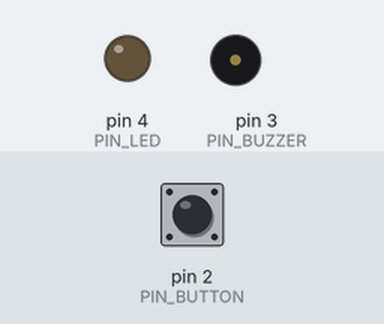
Bench run of a sketch on a simulated Arduino Uno, built with avr-gcc and run on an emulated ATmega328P. Parts: output pins drawn as LEDs (lit = HIGH), buzzer (waves = sounding). Dashed ring = blinking. The inputs (shaded band) are chosen by the test bench; at power-on: pin 2 (PIN_BUTTON) HIGH. What the sketch prints to the serial monitor is not drawn.

Above: at 2.2 s.
2.3 s: pin 2 (PIN_BUTTON) pulled LOW for 1 s
At 3.8 s:
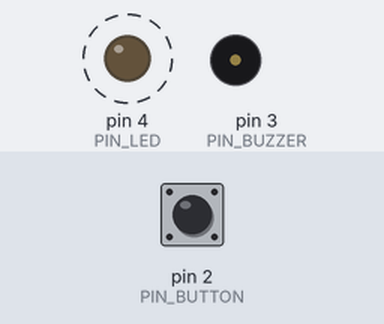
8.8 s: pin 2 (PIN_BUTTON) driven LOW
At 10.6 s:
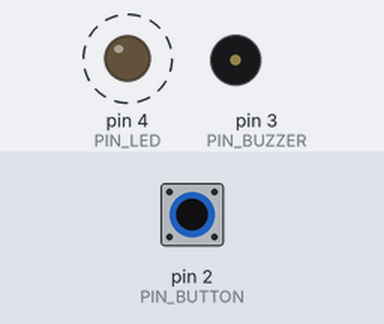
11.8 s: pin 2 (PIN_BUTTON) driven HIGH
At 12.35 s:
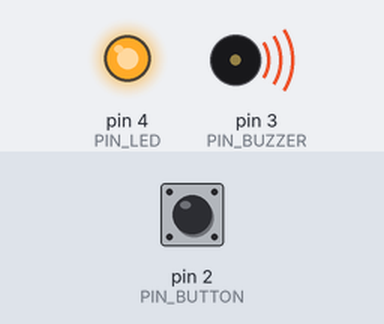
Timing chart, 0 to 14.8 s (numbered marks = the images above; inputs shaded):
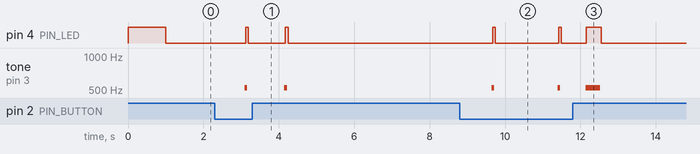

Measured:
- after the input at 2.3 s, pin 4 (PIN_LED): alternates HIGH for 0.07 s and LOW for 0.98 s, 4 changes in all, then stays LOW, starting after 0.82 s; tone on pin 3 (PIN_BUZZER): alternates 523 Hz for 0.07 s and silent for 0.98 s, 4 changes in all, then stays silent, starting after 0.79 s
- after the input at 8.8 s, pin 4 (PIN_LED): alternates HIGH for 0.07 s and LOW for 1.7 s, starting after 0.87 s; tone on pin 3 (PIN_BUZZER): alternates 523 Hz for 0.07 s and silent for 1.7 s, starting after 0.84 s

The sketch:

push_switch_alarm.ino
```cpp
// プッシュスイッチ連動型警報ガジェット
// 詳細設計テンプレート準拠

#define PIN_BUTTON 2
#define PIN_BUZZER 3
#define PIN_LED    4

const int debounceDelay = 50;      // チャタリング許容時間[ms]
const int longPressTime = 2000;    // 長押し判定[ms]
const int alarmTimeout  = 10000;   // 自動停止[ms]
const int buzzerFreq    = 523;     // ブザー周波数[Hz]

bool buttonState = HIGH;
bool lastButtonState = HIGH;
unsigned long lastDebounceTime = 0;
unsigned long holdStartTime = 0;
unsigned long alarmStartTime = 0;
bool isLongPressed = false;
int currentState = 1; // 0:初期化, 1:待機, 2:警報発報

void setup() {
  pinMode(PIN_BUTTON, INPUT_PULLUP);
  pinMode(PIN_BUZZER, OUTPUT);
  pinMode(PIN_LED, OUTPUT);
  currentState = 1;
  isLongPressed = false;
  Serial.begin(9600);
  Serial.println("[setup] 初期化完了");
  digitalWrite(PIN_LED, HIGH); // 起動確認
  delay(1000);
  digitalWrite(PIN_LED, LOW);
}

void loop() {
  unsigned long now = millis();
  bool btn = readButton();
  bool longPress = checkLongPress();

  switch(currentState) {
    case 1: // 待機
      setBuzzer(false);
      setLED(false);
      Serial.println("[loop] 状態:待機");
      if ((btn && !isLongPressed) || longPress) {
        currentState = 2;
        alarmStartTime = now;
        Serial.println("State:2→警報");
        Serial.println("[loop] 分岐:待機→警報発報");
      }
      break;
    case 2: // 警報発報
      setBuzzer(true);
      setLED(true);
      Serial.println("[loop] 状態:警報発報");
      if (!btn) {
        currentState = 1;
        setBuzzer(false);
        setLED(false);
        Serial.println("State:1→待機");
        Serial.println("[loop] 分岐:警報発報→待機(ボタン解除)");
      } else if (now - alarmStartTime >= alarmTimeout) {
        currentState = 1;
        setBuzzer(false);
        setLED(false);
        Serial.println("警報:timeout自動停止");
        Serial.println("[loop] 分岐:警報発報→待機(自動停止)");
      }
      break;
    default:
      Serial.println("[loop] 状態:default(初期化)");
      currentState = 1;
      break;
  }
}

bool readButton() {
  bool reading = digitalRead(PIN_BUTTON);
  Serial.print("[readButton] 入力値:");
  Serial.println(reading);
  if (reading != lastButtonState) {
    lastDebounceTime = millis();
    Serial.println("[readButton] 分岐:値変化→デバウンス開始");
  }
  if ((millis() - lastDebounceTime) > debounceDelay) {
    if (reading != buttonState) {
      buttonState = reading;
      Serial.print("raw:");
      Serial.print(reading);
      Serial.print(" confirm:");
      Serial.println(buttonState);
      Serial.println("[readButton] 分岐:デバウンス確定・状態変化");
      return true;
    }
    Serial.println("[readButton] 分岐:デバウンス確定・状態変化なし");
  }
  lastButtonState = reading;
  Serial.println("[readButton] 分岐:状態変化なし");
  return false;
}

void setBuzzer(bool onoff) {
  if (onoff) {
    tone(PIN_BUZZER, buzzerFreq);
    Serial.println("[setBuzzer] ブザーON");
  } else {
    noTone(PIN_BUZZER);
    Serial.println("[setBuzzer] ブザーOFF");
  }
}

void setLED(bool onoff) {
  digitalWrite(PIN_LED, onoff ? HIGH : LOW);
  if (onoff) {
    Serial.println("[setLED] LED ON");
  } else {
    Serial.println("[setLED] LED OFF");
  }
}

bool checkLongPress() {
  if (digitalRead(PIN_BUTTON) == LOW) {
    if (holdStartTime == 0) holdStartTime = millis();
    if ((millis() - holdStartTime) >= longPressTime) {
      isLongPressed = true;
      Serial.println("longpress:true");
      Serial.println("[checkLongPress] 分岐:長押し判定true");
      return true;
    }
    Serial.println("[checkLongPress] 分岐:押下中・長押し未満");
  } else {
    holdStartTime = 0;
    isLongPressed = false;
    Serial.println("[checkLongPress] 分岐:ボタン離し・リセット");
  }
  return false;
}
```
